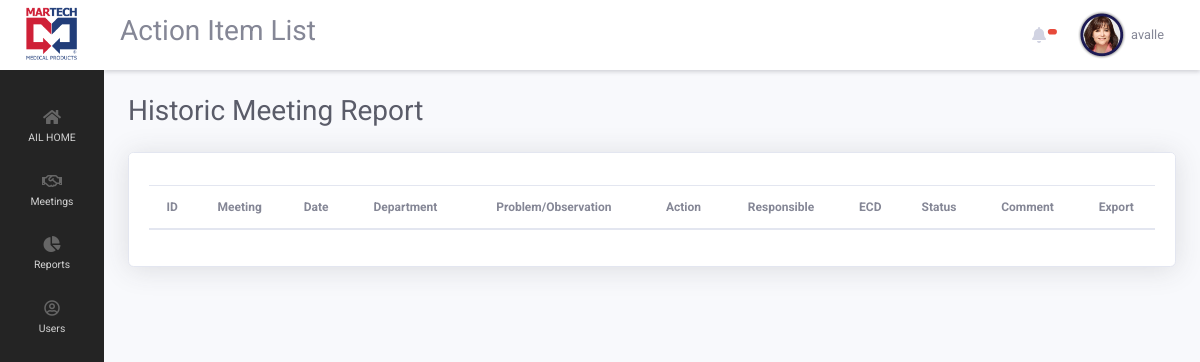
Page /ailApp/index.php?page=report_historic_list (signed in) on the earlier database version.
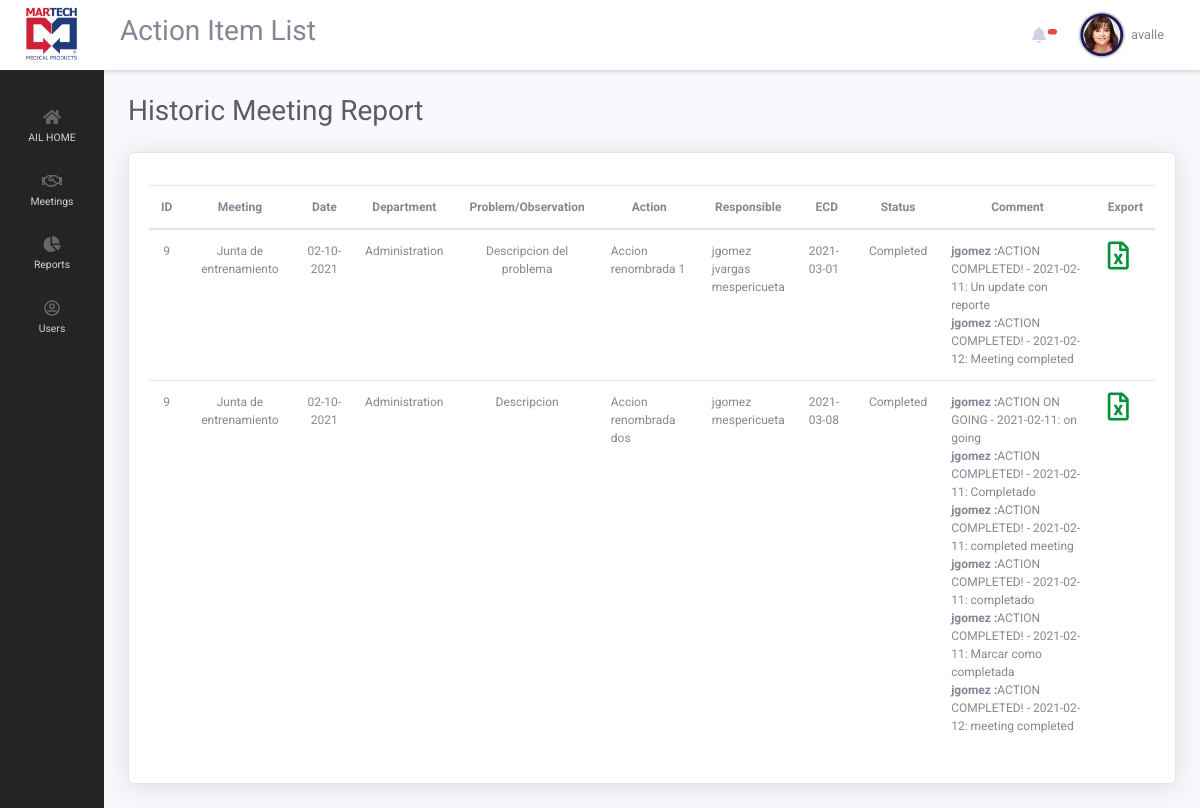
Same page on the later database version.
### tables this page shows
CREATE TABLE `meetings` (
  `meeting_id` int(11) NOT NULL,
  `meeting_department_id` int(11) NOT NULL,
  `meeting_name` varchar(255) NOT NULL,
  `meeting_description` text NOT NULL,
  `meeting_date` date NOT NULL,
  `meeting_active` int(1) NOT NULL DEFAULT 1,
  `meeting_complete` int(1) NOT NULL,
  `meeting_user_id` int(11) NOT NULL
);

CREATE TABLE `departments` (
  `department_id` int(11) NOT NULL,
  `department_name` varchar(255) NOT NULL,
  `department_active` int(1) NOT NULL DEFAULT 1
);

CREATE TABLE `actions` (
  `action_id` int(11) NOT NULL,
  `action_meeting_id` int(11) NOT NULL,
  `action_name` varchar(255) NOT NULL,
  `action_description` text NOT NULL,
  `action_department` int(11) NOT NULL,
  `action_promise_date` date NOT NULL,
  `action_end_date` date NOT NULL,
  `action_status` int(1) NOT NULL,
  `action_complete` int(1) NOT NULL DEFAULT 0
);

CREATE TABLE `action_responsible` (
  `a_responsible_id` int(11) NOT NULL,
  `a_action_id` int(11) NOT NULL,
  `a_responsible_user` int(11) NOT NULL,
  `a_responsible_main` int(1) NOT NULL DEFAULT 0,
  `a_responsible_added_by` int(11) NOT NULL,
  `a_responsible_date` date NOT NULL
);

CREATE TABLE `users` (
  `user_id` int(11) NOT NULL COMMENT 'auto incrementing user_id of each user, unique index',
  `user_name` varchar(64) NOT NULL COMMENT 'user''s name, unique',
  `user_password_hash` varchar(255) NOT NULL COMMENT 'user''s password in salted and hashed format',
  `user_email` varchar(64) NOT NULL COMMENT 'user''s email, unique',
  `user_first_name` varchar(255) DEFAULT NULL,
  `user_last_name` varchar(255) DEFAULT NULL,
  `user_employee_number` varchar(255) DEFAULT NULL,
  `user_department` int(11) NOT NULL,
  `user_date` datetime DEFAULT NULL,
  `user_last_update` timestamp NOT NULL DEFAULT current_timestamp() ON UPDATE current_timestamp(),
  `user_phone` varchar(25) DEFAULT NULL,
  `user_areacode` varchar(5) DEFAULT NULL,
  `user_level` int(1) NOT NULL DEFAULT 0,
  `user_image` varchar(255) NOT NULL DEFAULT 'uploads/user_img/noimage.png',
  `user_locked` int(1) NOT NULL DEFAULT 0,
  `user_suspend` int(1) NOT NULL DEFAULT 0,
  `user_active` int(1) NOT NULL DEFAULT 1
);

CREATE TABLE `action_updates` (
  `a_update_id` int(11) NOT NULL,
  `a_update_action_id` int(11) NOT NULL,
  `a_update_descr` text NOT NULL,
  `a_update_user` int(11) NOT NULL,
  `a_update_date` date NOT NULL,
  `a_update_percent` int(1) NOT NULL DEFAULT 0
);

### ailApp/classes/Login.php (called while the page is built, shortened)
<?php
class Login
{
    public function isQuatroAppUserLoggedIn()
    {
        if (isset($_SESSION['quatroapp_user_login_status']) AND $_SESSION['quatroapp_user_login_status'] == 1) {
            return true;
        }
        return false;
    }
}

### ailApp/settings/settings.php (called while the page is built, shortened)
<?php
if(isset($_GET['page']))
    $page = $_GET['page'];
else
    $page = "";
if($page == "andon_sites" || $page == "trained_supervisor" || $page == "project_list" || $page == "project_view" || $page == "view_update" || $page == "report" || $page == "meeting_report")
{
    $datatablesop = 2;
}
else
{
    $datatablesop = 1;
}
?>

### ailApp/views/pages/reports/report_historic_list.php (the view, shortened to what this page needs)
<h1 class="h3 mb-4 text-gray-800">Historic Meeting Report</h1>
<div class="card shadow mb-4">
    <div class="card-header py-3">
    </div>
        <div class="card-body">
            <div style="margin-top:-20px;" class="table-responsive">
            <table  style="font-size: 14px; vertical-align:middle; " class="table  order-column " id="dataTable" width="100%" cellspacing="0">
                <thead>
                <tr>
                    <th style="text-align: center;">ID</th>
                    <th style="text-align: center;">Meeting</th>
                    <th style="text-align: center;">Date</th>
                    <th style="text-align: center;">Department</th>
                    <th style="text-align: center;">Problem/Observation</th>
                    <th style="text-align: center;">Action</th>
                    <th style="text-align: center;">Responsible</th>
                    <th style="text-align: center;">ECD</th>
                    <th style="text-align: center;">Status</th>
                    <th style="text-align: center;">Comment</th>
                    <th style="text-align: center;">Export</th>
                </tr>
                </thead>
                <tbody>
                    <?php
                    if($_SESSION['quatroapp_user_level'] >= 1)
                    {
                         $query = "SELECT * FROM meetings
                         LEFT JOIN departments ON meetings.meeting_department_id = departments.department_id
                         LEFT JOIN actions ON meetings.meeting_id = actions.action_meeting_id
                         LEFT JOIN users as owner ON meetings.meeting_user_id = owner.user_id
                         WHERE  meeting_complete = 1";
                    }
                    $result = mysqli_query($connection, $query);
                    while($row = mysqli_fetch_array($result)):
                    ?>
                        <tr>
                            <td style="text-align: center;"><?php echo $row['meeting_id'];  ?></td>
                            <td style="text-align: center;"><?php echo $row['meeting_name'];  ?></td>
                            <td style="text-align: center;"><?php echo date('m-d-Y', strtotime($row['meeting_date']));  ?></td>
                            <td style="text-align: center;"><?php echo $row['department_name'];  ?></td>
                            <td style="text-align: center;"><?php echo $row['action_description'];  ?></td>
                            <td><?php  echo $row['action_name'];?></td>
                            <td>
                                <?php
                                if(isset($row['action_id']))
                                {
                                    $qresponsible = "SELECT * FROM action_responsible
                                    LEFT JOIN users ON action_responsible.a_responsible_user = users.user_id
                                    WHERE a_action_id = {$row['action_id']}";
                                    $runqresponsible = mysqli_query($connection, $qresponsible);
                                    while($row_responsible = mysqli_fetch_array($runqresponsible))
                                    {
                                        echo $row_responsible['user_name']."<br>";
                                    }
                                }
                                else
                                {
                                    echo "N/A";
                                }
                                ?>
                            </td>
                            <td><?php echo $row['action_promise_date'] ?></td>
                            <td><?php if($row['action_complete'] == 1){echo "Completed";}else{echo "OnGoing";} ?></td>
                            <td>
                                <?php
                                if(isset($row['action_id']))
                                {
                                    $qresponsible = "SELECT * FROM action_updates
                                    LEFT JOIN users ON action_updates.a_update_user = users.user_id
                                    WHERE a_update_action_id = {$row['action_id']}";
                                    $runqresponsible = mysqli_query($connection, $qresponsible);
                                    while($row_responsible = mysqli_fetch_array($runqresponsible))
                                    {
                                        echo "<b>".$row_responsible['user_name']." :</b>".$row_responsible['a_update_descr']."<br>";
                                    }
                                }
                                else
                                {
                                    echo "N/A";
                                }
                                ?>
                            </td>
                            <td>
                                <a href='index.php?page=report&meeting_id=<?php echo $row['meeting_id']?>'  class=''  data-cat-name='{$row['user_name']}' data-cat-id='{$row['user_id']}'><i data-toggle='tooltip' data-placement='left' title='Generate Report' style='font-size: 28px; color:#03913a' class='far fa-file-excel options2'></i></a>
                            </td>
                        </tr>
                    <?php endwhile; ?>
                </tbody>
            </table>
        </div>
    </div>
</div>

### ailApp/index.php (shortened to what this page needs)
<?php
require_once("settings/settings.php");
require_once("classes/Login.php");
$login = new Login();
if ($login->isQuatroAppUserLoggedIn() == true)
{
    include("views/logged_in.php");
}
else
{
    include("views/not_logged_in.php");
}

### ailApp/views/includes/header.php (shortened to what this page needs)
<!DOCTYPE html>
<html lang="en">
<head>
  <link href="views/assets/vendor/fontawesome-free/css/all.min.css" rel="stylesheet" type="text/css">
  <link href="views/assets/css/sb-admin-2.css" rel="stylesheet">
  <?php
  if($datatablesop == 2):
  ?>
  <link href="views/assets/vendor/datatablesbutton/datatables.css" rel="stylesheet">
  <link href="views/assets/vendor/datatablesbutton/buttons.css" rel="stylesheet">
  <link href="views/assets/vendor/datatables/fixed.css" rel="stylesheet">
  <?php else: ?>
  <link href="views/assets/vendor/datatables/dataTables.bootstrap4.css" rel="stylesheet">
  <?php endif; ?>
  <link href="views/assets/vendor/datepicker/css/bootstrap-datepicker.css" rel="stylesheet">
  <link href="views/assets/vendor/dropzone/dropzone.css" rel="stylesheet">
  <link href="views/assets/vendor/dropzone/basic.css" rel="stylesheet">
  <link href="views/assets/vendor/bootstrap-slider/slider.css" rel="stylesheet">
  <link href="https://cdn.jsdelivr.net/npm/select2@4.1.0-beta.1/dist/css/select2.min.css" rel="stylesheet" />
</head>

### ailApp/views/includes/sidebar.php (shortened to what this page needs)
<body id="page-top">
  <div id="wrapper">
    <ul class="navbar-nav bg-dark-s sidebar sidebar-dark accordion toggled" id="accordionSidebar">
      <a style="background-color: white;" class="sidebar-brand d-flex align-items-center justify-content-center" href="index.php">
        <img style="width:116px;"  src="views/assets/img/martech-light.png">
      </a>
      <br>
      <li class="nav-item">
        <a class="nav-link" href="index.php">
        <i style="font-size: 16px;" class='fas fa-home'></i>
          <span>AIL HOME</span></a>
      </li>
      <li class="nav-item">
        <a class="nav-link collapsed" href="#" data-toggle="collapse" data-target="#andonRespond" aria-expanded="true" aria-controls="collapseTwo">
        <i style="font-size: 16px;" class="far fa-handshake"></i>
        <span>Meetings</span>
        </a>
      </li>
      <li class="nav-item">
        <a class="nav-link collapsed" href="#" data-toggle="collapse" data-target="#andonReports" aria-expanded="true" aria-controls="collapseTwo">
        <i style="font-size: 16px;" class="fas fa-chart-pie"></i>
        <span>Reports</span>
        </a>
      </li>
      <?php
      if($_SESSION['quatroapp_user_level'] >= 1):
      ?>
      <li class="nav-item">
        <a class="nav-link collapsed" href="#" data-toggle="collapse" data-target="#users" aria-expanded="true" aria-controls="collapseTwo">
        <i style="font-size: 16px;" class="far fa-user-circle"></i>
        <span>Users</span>
        </a>
      </li>
      <?php
      endif;
      ?>
    </ul>

### ailApp/views/includes/topbar.php (shortened to what this page needs)
<div id="content-wrapper" class="d-flex flex-column">
<div id="content">
  <nav  class="navbar navbar-expand navbar-light bg-white topbar mb-4 static-top shadow-sm fixed">
    <h3>Action Item List</h3>
    <ul class="navbar-nav ml-auto">
      <li class="nav-item dropdown no-arrow mx-1">
        <a class="nav-link dropdown-toggle" href="#" id="alertsDropdown" role="button" data-toggle="dropdown" aria-haspopup="true" aria-expanded="false">
          <i class="fas fa-bell fa-fw"></i>
          <span style="font-size: 16px;" class="badge badge-danger badge-counter"><div id="alert-num"></div></span>
        </a>
      </li>
      <li class="nav-item dropdown no-arrow">
        <a class="nav-link dropdown-toggle" href="#" id="userDropdown" role="button" data-toggle="dropdown" aria-haspopup="true" aria-expanded="false">
          <img style="width: 50px; height:auto;" class="img-profile rounded-circle" src="<?php echo $_SESSION['quatroapp_user_image'] ?>">&nbsp;
          <span class="mr-2 d-none d-lg-inline text-gray-600 small"><?php echo $_SESSION['quatroapp_user_name']; ?></span>
        </a>
      </li>
    </ul>
  </nav>
  <div class="container-fluid">

### ailApp/views/logged_in.php (shortened to what this page needs)
<?php
require_once("views/includes/header.php");
require_once("views/includes/sidebar.php");
require_once("views/includes/topbar.php");
switch($page)
{
    case "report_historic_list":
        include("pages/reports/report_historic_list.php");
    break;
}
require_once("views/includes/footer.php"); ?>

### ailApp/views/includes/footer.php (shortened to what this page needs)
</div>
      </div>
    </div>
  </div>
</body>
</html>

### ailApp/views/includes/header.php (style rules this page uses)
body { font-family: 'Roboto', sans-serif; }
tr { font-size: 12px; }
.table-responsive { width: 100%; }
.card-header { background-color: #fff; border-bottom: #fff; }
td { vertical-align: middle; }
.bg-dark-s { background-color: #242424; }

Differences in the rows shown:
added meetings: meeting_id "9", meeting_name "Junta de entrenamiento", meeting_date "02-10-2021", departments.department_name "Administration", actions.action_description "Descripcion del problema", actions.action_name "Accion renombrada 1", actions.action_promise_date "2021-03-01", actions.action_description "Descripcion", actions.action_name "Accion renombrada dos", actions.action_promise_date "2021-03-08"
added action_responsible: users.user_name "jgomez", shown under "9"
added action_responsible: users.user_name "jvargas", shown under "9"
added action_responsible: users.user_name "mespericueta", shown under "9"
added action_updates: users.user_name "jgomez", a_update_descr "ACTION COMPLETED! - 2021-02-11: Un update con reporte", shown under "9"
added action_updates: users.user_name "jgomez", a_update_descr "ACTION COMPLETED! - 2021-02-12: Meeting completed", shown under "9"
added action_responsible: users.user_name "jgomez", shown under "9"
added action_responsible: users.user_name "mespericueta", shown under "9"
added action_updates: users.user_name "jgomez", a_update_descr "ACTION ON GOING - 2021-02-11: on going", shown under "9"
added action_updates: users.user_name "jgomez", a_update_descr "ACTION COMPLETED! - 2021-02-11: Completado", shown under "9"
added action_updates: users.user_name "jgomez", a_update_descr "ACTION COMPLETED! - 2021-02-11: completed meeting", shown under "9"
added action_updates: users.user_name "jgomez", a_update_descr "ACTION COMPLETED! - 2021-02-11: completado", shown under "9"
added action_updates: users.user_name "jgomez", a_update_descr "ACTION COMPLETED! - 2021-02-11: Marcar como completada", shown under "9"
added action_updates: users.user_name "jgomez", a_update_descr "ACTION COMPLETED! - 2021-02-12: meeting completed", shown under "9"
